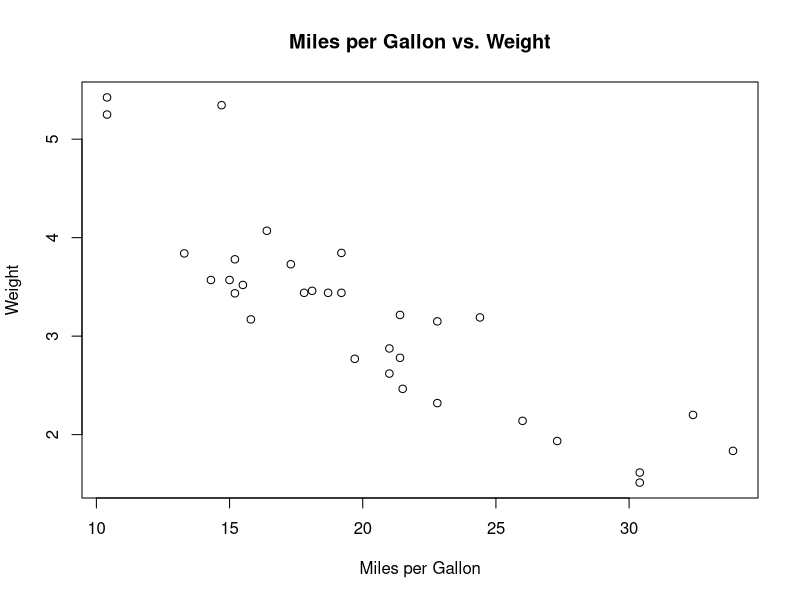
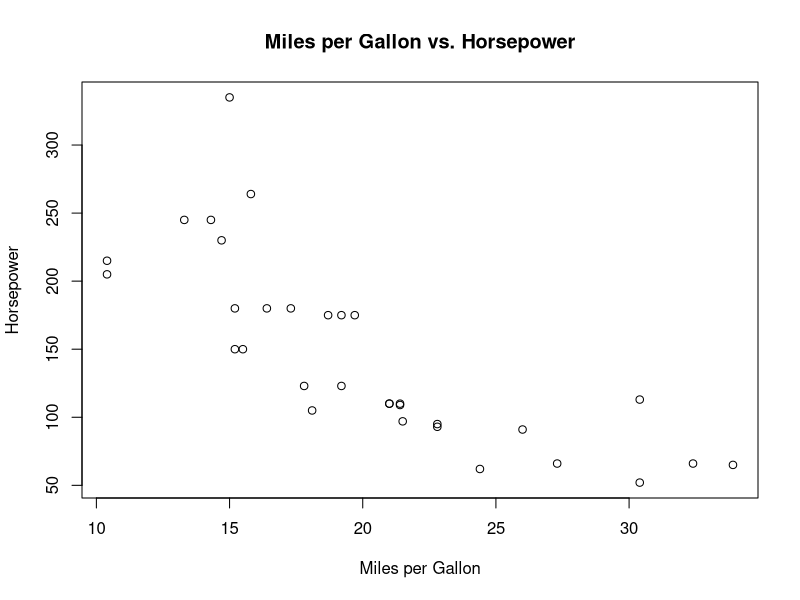

The R source for these figures, in order:
# 1. Data Exploration: Start by loading the mtcars dataset and use functions like str(), summary(), and head() to understand the structure of the data. Plot some basic graphs to visualize the data.
# Load the mtcars dataset
data(mtcars)

# Use str() to understand the structure of the data
str(mtcars)

# Use summary() to get summary statistics of the data
summary(mtcars)

# Use head() to view the first few rows of the data
head(mtcars)

# Plot some basic graphs to visualize the data
plot(mtcars$mpg, mtcars$wt, main = "Miles per Gallon vs. Weight", xlab = "Miles per Gallon", ylab = "Weight")
plot(mtcars$mpg, mtcars$hp, main = "Miles per Gallon vs. Horsepower", xlab = "Miles per Gallon", ylab = "Horsepower")

# 2. Data Preprocessing: Check for missing values in the dataset. If there are any, handle them appropriately (e.g., by removing the rows with missing values or by imputing them). Also, if necessary, normalize or scale the data.
# Check for missing values
missing_values <- sum(is.na(mtcars))
if (missing_values > 0) {
    # Handle missing values
    # Option 1: Remove rows with missing values
    mtcars <- na.omit(mtcars)
    
    # Option 2: Impute missing values
    # You can use various imputation methods, such as mean imputation or regression imputation
    # Here's an example of mean imputation
    # mtcars <- na.aggregate(mtcars, FUN = mean)
}

# Normalize or scale the data
# You can use various scaling methods, such as min-max scaling or z-score scaling
# Here's an example of min-max scaling
mtcars_scaled <- scale(mtcars, center = FALSE, scale = apply(mtcars, 2, max) - apply(mtcars, 2, min))

# 3. Model Building: Split the dataset into a training set and a test set. Use the training set to build a linear regression model with mpg as the target variable and the other variables as predictors.
# Split the dataset into a training set and a test set
set.seed(123)  # Set seed for reproducibility
train_indices <- sample(1:nrow(mtcars), 0.7 * nrow(mtcars))  # 70% of the data for training
train_data <- mtcars[train_indices, ]
test_data <- mtcars[-train_indices, ]

# Build a linear regression model
model <- lm(mpg ~ ., data = train_data)

# 4. Model Evaluation: Use the test set to evaluate the performance of the model. Calculate the mean squared error (MSE) and the coefficient of determination (R^2).
# Use the test set to evaluate the performance of the model
predictions <- predict(model, newdata = test_data)
mse <- mean((test_data$mpg - predictions)^2)
r_squared <- summary(model)$r.squared

# 5. Model Improvement: If the model's performance is not satisfactory, try to improve it. This could involve adding interaction terms, using a different model, or tuning the model's parameters.
# If the model's performance is not satisfactory, try to improve it
# Option 1: Adding interaction terms
# You can add interaction terms between variables to capture non-linear relationships
# For example, adding an interaction term between mpg and hp
model_with_interaction <- lm(mpg ~ . + mpg:hp, data = train_data)

# Option 2: Using a different model
# Linear regression may not be the best model for the data
# You can try using other models, such as decision trees, random forests, or support vector machines
# For example, using a random forest model
install.packages("randomForest")
library(randomForest)
model_rf <- randomForest(mpg ~ ., data = train_data)

# Option 3: Tuning the model's parameters
# You can try tuning the parameters of the model to improve its performance
# For example, tuning the regularization parameter in linear regression
install.packages("glmnet")
library(glmnet)
model_tuned <- cv.glmnet(x = as.matrix(train_data[, -1]), y = train_data$mpg, alpha = 1)

# Choose the best model based on evaluation metrics (e.g., MSE, R^2)
# Evaluate the models on the test set
predictions_with_interaction <- predict(model_with_interaction, newdata = test_data)
mse_with_interaction <- mean((test_data$mpg - predictions_with_interaction)^2)
r_squared_with_interaction <- summary(model_with_interaction)$r.squared

predictions_rf <- predict(model_rf, newdata = test_data)
mse_rf <- mean((test_data$mpg - predictions_rf)^2)
r_squared_rf <- cor(predictions_rf, test_data$mpg)^2

predictions_tuned <- predict(model_tuned, newx = as.matrix(test_data[, -1]), s = "lambda.min")
mse_tuned <- mean((test_data$mpg - predictions_tuned)^2)
r_squared_tuned <- cor(predictions_tuned, test_data$mpg)^2

# Compare the evaluation metrics of the models
evaluation_metrics <- data.frame(
    Model = c("Linear Regression", "Linear Regression with Interaction", "Random Forest", "Tuned Linear Regression"),
    MSE = c(mse, mse_with_interaction, mse_rf, mse_tuned),
    R_squared = c(r_squared, r_squared_with_interaction, r_squared_rf, r_squared_tuned)
)
evaluation_metrics

# 6. Prediction: Finally, use the model to make predictions on new data.
# Use the model to make predictions on new data
new_data <- data.frame(
    cyl = c(6, 4, 8),
    disp = c(200, 100, 300),
    hp = c(150, 80, 200),
    drat = c(3.5, 3.9, 3.2),
    wt = c(2.8, 2.2, 3.5),
    qsec = c(17.5, 20.2, 16.4),
    vs = c(0, 1, 1),
    am = c(1, 0, 0),
    gear = c(4, 4, 3),
    carb = c(4, 2, 2)
)

predictions_new_data <- predict(model, newdata = new_data)
predictions_new_data